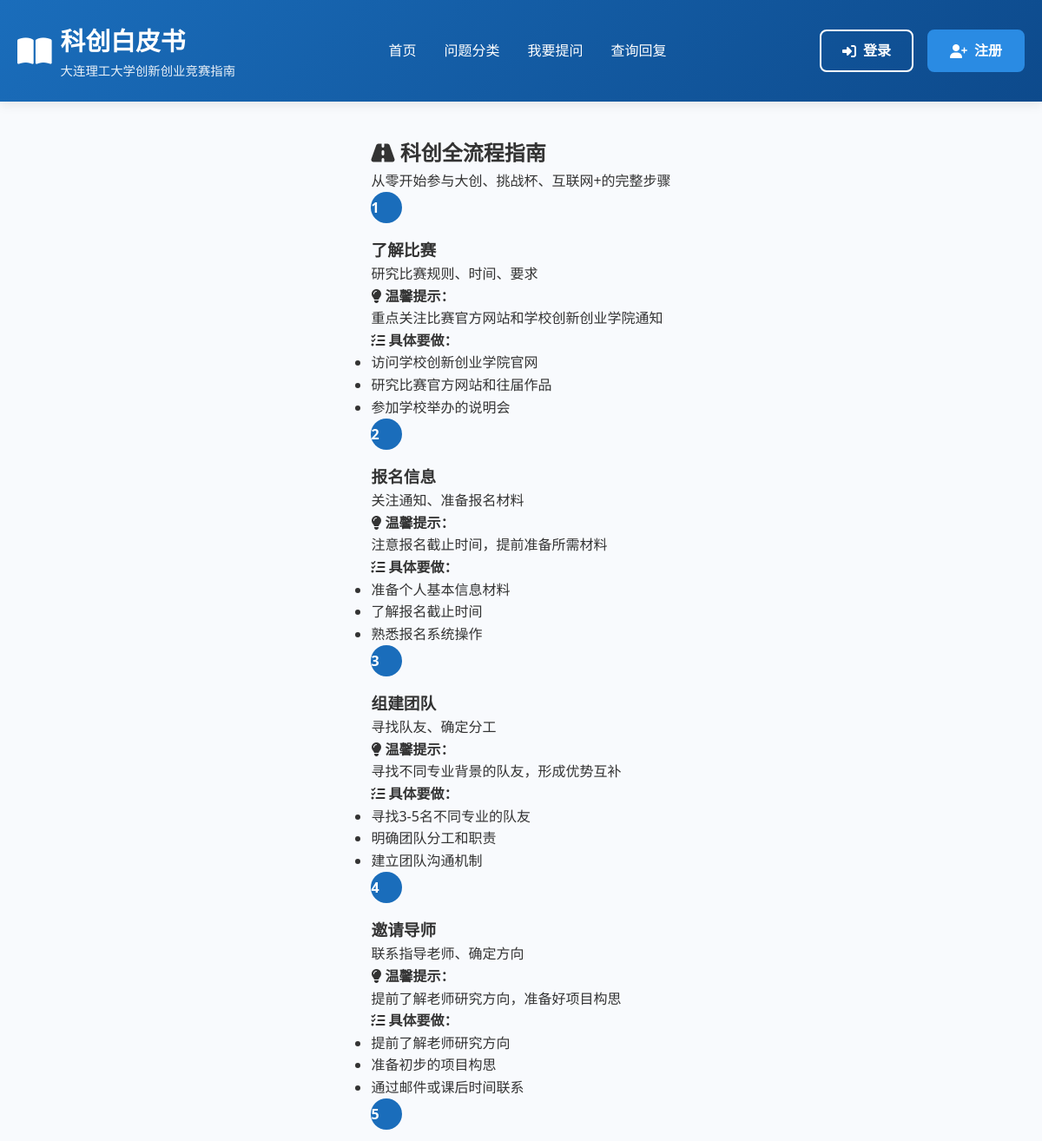
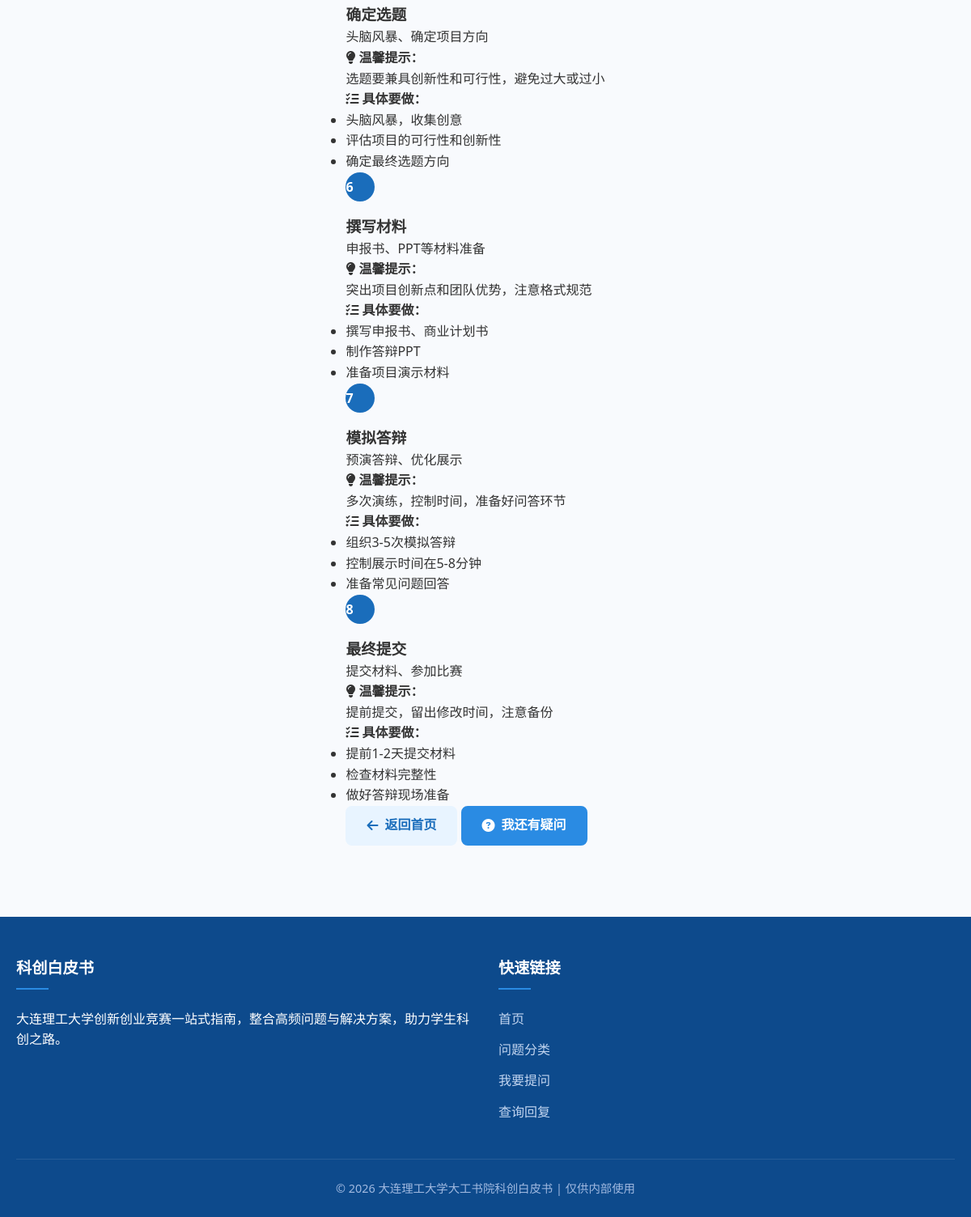
/process_guide, run on the app's committed database (2 pictures, top to bottom).
### models.py (models this page shows)
class ProcessStep(db.Model):
    id = db.Column(db.Integer, primary_key=True)
    step_number = db.Column(db.Integer, nullable=False)
    title = db.Column(db.String(100), nullable=False)
    description = db.Column(db.Text, nullable=False)
    tips = db.Column(db.Text)
    icon = db.Column(db.String(50))

### app.py (the view)
@app.route('/process_guide')
def process_guide():
    process_steps = ProcessStep.query.order_by(ProcessStep.step_number).all()
    return render_template('process_guide.html', process_steps=process_steps)

### templates/process_guide.html (shortened to what this page needs)
{% extends "base.html" %}
{% block content %}
<div class="process-guide-page">
    <div class="process-guide-header">
        <h2><i class="fas fa-road"></i> 科创全流程指南</h2>
        <p>从零开始参与大创、挑战杯、互联网+的完整步骤</p>
    </div>
    <div class="process-steps-detailed">
        {% for step in process_steps %}
        <div class="process-step-detailed">
            <div class="step-header">
                <div class="step-number">{{ step.step_number }}</div>
                <div class="step-info">
                    <h3>{{ step.title }}</h3>
                    <p class="step-description">{{ step.description }}</p>
                </div>
            </div>
            <div class="step-content">
                <div class="step-tips">
                    <h4><i class="fas fa-lightbulb"></i> 温馨提示：</h4>
                    <p>{{ step.tips }}</p>
                </div>
                <div class="step-actions">
                    <h4><i class="fas fa-tasks"></i> 具体要做：</h4>
                    <ul>
                        {% if step.step_number == 1 %}
                        <li>访问学校创新创业学院官网</li>
                        <li>研究比赛官方网站和往届作品</li>
                        <li>参加学校举办的说明会</li>
                        {% elif step.step_number == 2 %}
                        <li>准备个人基本信息材料</li>
                        <li>了解报名截止时间</li>
                        <li>熟悉报名系统操作</li>
                        {% elif step.step_number == 3 %}
                        <li>寻找3-5名不同专业的队友</li>
                        <li>明确团队分工和职责</li>
                        <li>建立团队沟通机制</li>
                        {% elif step.step_number == 4 %}
                        <li>提前了解老师研究方向</li>
                        <li>准备初步的项目构思</li>
                        <li>通过邮件或课后时间联系</li>
                        {% elif step.step_number == 5 %}
                        <li>头脑风暴，收集创意</li>
                        <li>评估项目的可行性和创新性</li>
                        <li>确定最终选题方向</li>
                        {% elif step.step_number == 6 %}
                        <li>撰写申报书、商业计划书</li>
                        <li>制作答辩PPT</li>
                        <li>准备项目演示材料</li>
                        {% elif step.step_number == 7 %}
                        <li>组织3-5次模拟答辩</li>
                        <li>控制展示时间在5-8分钟</li>
                        <li>准备常见问题回答</li>
                        {% elif step.step_number == 8 %}
                        <li>提前1-2天提交材料</li>
                        <li>检查材料完整性</li>
                        <li>做好答辩现场准备</li>
                        {% endif %}
                    </ul>
                </div>
            </div>
        </div>
        {% endfor %}
    </div>
    <div class="process-guide-actions">
        <a href="{{ url_for('index') }}" class="btn btn-secondary">
            <i class="fas fa-arrow-left"></i> 返回首页
        </a>
        <a href="{{ url_for('ask') }}" class="btn btn-primary">
            <i class="fas fa-question-circle"></i> 我还有疑问
        </a>
    </div>
</div>
{% endblock %}

### static/css/style.css (style rules this page uses)
:root { --primary-blue: #1a6dbb; --secondary-blue: #2a8be3; --light-blue: #e8f4ff; --dark-blue: #0d4a8c; --accent-blue: #4a9eff; --white: #ffffff; --gray-light: #f5f7fa; --gray-medium: #e1e5eb; --gray-dark: #6c757d; --gray-darker: #343a40; --success: #28a745; --warning: #ffc107; --danger: #dc3545; --info: #17a2b8; --shadow: 0 4px 12px rgba(0, 0, 0, 0.08); --shadow-hover: 0 8px 24px rgba(0, 0, 0, 0.12); --border-radius: 8px; --transition: all 0.3s ease; }
* { margin: 0; padding: 0; box-sizing: border-box; font-family: 'Segoe UI', 'Microsoft YaHei', sans-serif; }
body { background-color: #f8fafd; color: #333; line-height: 1.6; min-height: 100vh; display: flex; flex-direction: column; }
.btn { padding: 0.6rem 1.5rem; border-radius: var(--border-radius); border: none; font-weight: 600; cursor: pointer; transition: var(--transition); display: inline-flex; align-items: center; gap: 8px; text-decoration: none; font-size: 1rem; }
.btn-primary { background-color: var(--secondary-blue); color: white; border: 2px solid var(--secondary-blue); }
.btn-secondary { background-color: var(--light-blue); color: var(--primary-blue); border: 2px solid var(--light-blue); }
.step-number { display: inline-block; width: 36px; height: 36px; background-color: var(--primary-blue); color: white; border-radius: 50%; line-height: 36px; font-weight: bold; margin-bottom: 1rem; }

### data on the page
ProcessStep: step_number "1", title "了解比赛", description "研究比赛规则、时间、要求", tips "重点关注比赛官方网站和学校创新创业学院通知", shows "访问学校创新创业学院官网"
ProcessStep: step_number "2", title "报名信息", description "关注通知、准备报名材料", tips "注意报名截止时间，提前准备所需材料", shows "准备个人基本信息材料"
ProcessStep: step_number "3", title "组建团队", description "寻找队友、确定分工", tips "寻找不同专业背景的队友，形成优势互补", shows "寻找3-5名不同专业的队友"
ProcessStep: step_number "4", title "邀请导师", description "联系指导老师、确定方向", tips "提前了解老师研究方向，准备好项目构思", shows "准备初步的项目构思"
ProcessStep: step_number "5", title "确定选题", description "头脑风暴、确定项目方向", tips "选题要兼具创新性和可行性，避免过大或过小", shows "头脑风暴，收集创意"
ProcessStep: step_number "6", title "撰写材料", description "申报书、PPT等材料准备", tips "突出项目创新点和团队优势，注意格式规范", shows "撰写申报书、商业计划书"
ProcessStep: step_number "7", title "模拟答辩", description "预演答辩、优化展示", tips "多次演练，控制时间，准备好问答环节", shows "组织3-5次模拟答辩"
ProcessStep: step_number "8", title "最终提交", description "提交材料、参加比赛", tips "提前提交，留出修改时间，注意备份", shows "提前1-2天提交材料"
